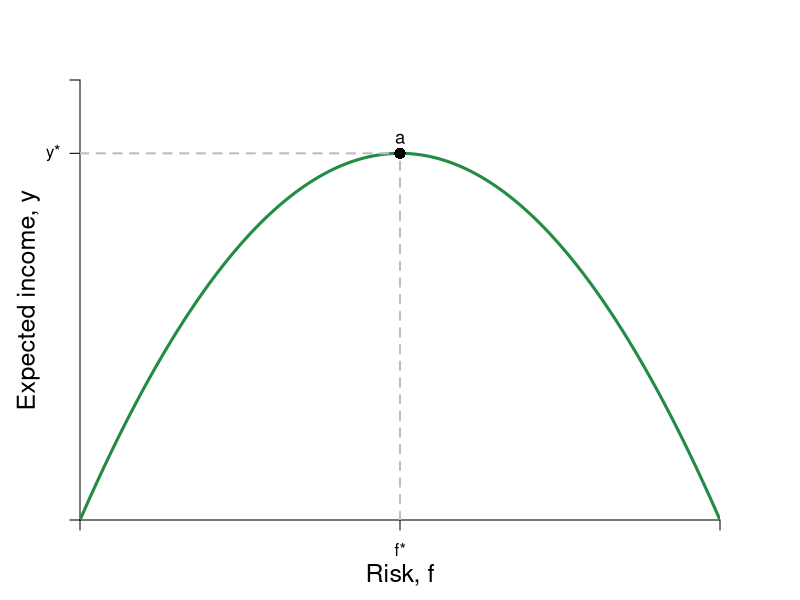

This chart was generated by the following R code:
#Graph Designer: Simon Halliday
#Authors: Bowles, Foley and Halliday
#Title: Coordination, Conflict and Competition: A Text in Microeconomics

library(shape)
pdf(file = "credit/return_maximization.pdf", width = 8, height = 6)

#Set parameters for graphics
axislabelsize <- 1.5
labelsize <- 1.1
graphlinewidth <- 3
segmentlinewidth <- 2

COL <- c("#7fc97f", "#beaed4", "#fdc086", "#ffff99", "#386cb0", "#f0027f", "#bf5b17", "#666666")
COLA <- c("#e0f3db", "#99d8c9","#66c2a4","#41ae76", "#238b45", "#005824")
COLB <- c("#c6dbef", "#4eb3d3", "#2b8cbe", "#0868ac","#084081")

#Edited the margins to cater for the larger LHS labels
par(mar =  c(4, 4, 4, 4))

return <- function(f, mu = 5){
  mu*f*(1 - f)
}

indiffA <- function(x, alpha = 0.7, uA = 4) {
  (uA / x^alpha)^(1/(1 - alpha))
}

trsline <- function(x, constant = 10, slope = 4){
  constant - (slope)*x
}

ff <- function(x, c = 12, s = 1/3){
  c - s*x
}

xlims <- c(0, 1)
ylims <- c(0, 1.5)

npts <- 501 
x <- seq(xlims[1], xlims[2], length.out = npts)
y <- seq(ylims[1], ylims[2], length.out = npts) 
a <- c(2, 4, 6)

plot(0, 0, xlim = xlims, ylim = ylims, type = "n",
     xlab = expression(paste("")),
     ylab = expression(paste("")), 
     xaxt = "n", 
     yaxt = "n", 
     cex.lab = axislabelsize, 
     bty = "n", 
     xaxs="i", 
     yaxs="i"
)


# ticksy <- seq(from = 0, to = ylims[2], by = 1)
# ylabels <- seq(from = 0, to = ylims[2], by = 1)
# ticksx <- seq(from = 0, to = xlims[2], by = 1)
# xlabels <- seq(from = 0, to = xlims[2], by = 1)
ticksy <- c(ylims[1], return(f= 0.5), ylims[2])
ylabels <- c(NA, expression(paste(y,"*")), NA)
ticksx <- c(xlims[1], 0.5, xlims[2])
xlabels <- c(NA, expression(paste(f,"*")), NA)

axis(1, at = ticksx, pos = 0, labels = xlabels)
axis(2, at = ticksy, pos = 0, labels = ylabels, las = 1)

npts <- 500 
xx1 <- seq(xlims[1], xlims[2], length.out = npts)
xx2 <- seq(0, xlims[2], length.out = npts)
xx3 <- seq(1.5, 2.5, length.out = npts)
xx4 <- seq(3, 5, length.out = npts)
xx5 <- seq(7, 9, length.out = npts)

#Draw the graphs
lines(xx1, return(xx1), col = COLA[5], lwd = graphlinewidth)
#lines(xx1, indiffA(xx1, alpha = 0.5, uA = 4), col = COLB[5], lwd = graphlinewidth)
#lines(xx1, ff(xx1, c = 9, s = 1.34), col = COL[3], lwd = graphlinewidth)
# lines(xx3, trsline(xx3, constant = 16), col = "gray", lty = 2, lwd = graphlinewidth)
# lines(xx4, trsline(xx4, constant = 8, slope = 1), col = "gray", lty = 2, lwd = graphlinewidth)
# lines(xx5, trsline(xx5, constant = 4, slope = 0.25), col = "gray", lty = 2, lwd = graphlinewidth)
#lines(xx4, mcline(xx4, constant = totalcost(x = 3, c0 = 2, c1 = 0.05, c2 = 0.05) - 3*marginalcost(x = 3, c1 = 0.05, c2 = 0.05), slope = marginalcost(x = 3, c1 = 0.05, c2 = 0.05)), col = "gray", lty = 2, lwd = graphlinewidth)



#Label the feasible frontier
# text(3.2, 1, expression("Feasible Frontier"), cex = labelsize)
# text(3.2, 0.5, expression("(production possibilities frontier)"), cex = labelsize)
# Arrows(4.35, 0.95, 8.1, 0.95, col = "black", lty = 1, lwd = 2, arr.type = "triangle", arr.lwd = 0.5)

#Axis labels
mtext(expression(paste("Risk, ", f)), side = 1, line = 2.5, cex = axislabelsize)
text(-0.08, 0.5*(ylims[2]), expression(paste("Expected income, ", y)), xpd = TRUE, cex = axislabelsize, srt = 90) 


# contour(x, y, 
#         outer(x, y, uFn),
#         drawlabels = FALSE,
#         col = COLB[3],
#         lwd = graphlinewidth,
#         levels = a, 
#         xaxs="i", 
#         yaxs="i", 
#         add = TRUE)


#Label the indifference curves
# text(9, 1, expression(paste("Lily's, ", u[1]^L)), cex = labelsize)
# text(9, 2.3, expression(paste("Peyton's, ", u[1]^P)), cex = labelsize)

# text(8, 4, expression(paste(trs(l,k) == frac(2,8), phantom() == 0.25)), cex = labelsize)
# Arrows(8, 3.6, 8, 2.4, col = "black", lty = 1, lwd = 2, arr.type = "triangle", arr.lwd = 0.5)
# 
# text(4, 6, expression(paste(trs(l,k) == frac(4,4), phantom()==1)), cex = labelsize)
# Arrows(4, 5.6, 4, 4.4, col = "black", lty = 1, lwd = 2, arr.type = "triangle", arr.lwd = 0.5)
# 
# text(4, 8, expression(paste(trs(l,k) == frac(8,2), phantom() == 4)), cex = labelsize)
# Arrows(3.05, 8, 2.3, 8, col = "black", lty = 1, lwd = 2, arr.type = "triangle", arr.lwd = 0.5)


#Label feasible and infeasible
#text(8, 9, expression(paste(trs(l,k) == frac(x[l], x[k]), phantom() == frac(mp[l], mp[k]), phantom() == -frac(dk,dl))), cex = labelsize)
#text(3, 2.5, expression(paste("with plan ", (list(x, l, k)) )), cex = labelsize)

# text(8, 8.5, expression(paste("Production set:")), cex = labelsize)
# text(8, 8, expression(paste(x = bar(x), " feasible")), cex = labelsize)
# text(8, 7.5, expression(paste("with plan ", (list(x, l, k)) )), cex = labelsize)

#text(9.5, 3.15, expression(u[2]^A), cex = labelsize)
#text(9.5, 5.85, expression(u[3]^A), cex = labelsize)


# segments(0, 8, 2.9705, 8, lty = 2, col = "gray" , lwd = segmentlinewidth)
# segments(2.9705, 0, 2.9705, 8, lty = 2, col = "gray" , lwd = segmentlinewidth)
# segments(2, 0, 2, 8, lty = 2, col = "gray" , lwd = segmentlinewidth)
# segments(4, 0, 4, 4, lty = 2, col = "gray" , lwd = segmentlinewidth)
# segments(0, 4, 4, 4, lty = 2, col = "gray" , lwd = segmentlinewidth)
# 
# 
segments(0.5, 0, 0.5, return(0.5), lty = 2, col = "gray" , lwd = segmentlinewidth)
segments(0, return(0.5), 0.5, return(0.5), lty = 2, col = "gray" , lwd = segmentlinewidth)

# 
# segments(8, 0, 8,indiffA(x = 8)  , lty = 2, col = "gray" , lwd = segmentlinewidth)
# segments(0, indiffA(x = 8) , 8,indiffA(x = 8)  , lty = 2, col = "gray" , lwd = segmentlinewidth)

#Annotate points (4,4),(2,8),(8,2) on feasibility frontier
text(0.5, return(0.5) + 0.05, expression(paste(a)), cex = labelsize)
points(0.5, return(0.5), pch = 16, col = "black", cex = 1.5)



dev.off()
